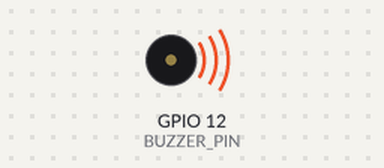
Simulated run of this program. Board: Raspberry Pi (BCM pin numbers). Parts: buzzer (waves = sounding). At 14.0 s the program stops and its outputs stay as they are.

Above: at 0.1 s.
At 14.1 s:
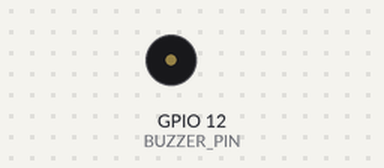
Timing chart, 0 to 15.5 s (numbered marks = the images above):
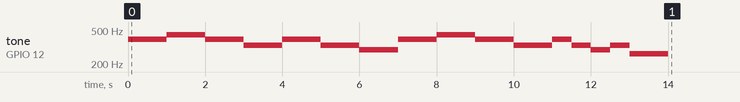

The program:

piezo_buzzer-task.py
```python
import RPi.GPIO as GPIO
import time

BUZZER_PIN = 12

GPIO.setmode(GPIO.BCM)
GPIO.setup(BUZZER_PIN, GPIO.OUT)

pwm = GPIO.PWM(BUZZER_PIN, 1)
pwm.start(10)

melody = [262, 294, 330, 349, 392, 440, 494]
a = [4,4,5,5,4,4,2,2,4,4,2,2,1,1,4,4,5,5,4,4,2,2,4,2,1,2,0,0]
for i in a:
        pwm.ChangeFrequency(melody[i])
        time.sleep(0.5)
pwm.stop()
GPIO.cleanup()
```

Measured:
- by itself, tone on GPIO 12 (BUZZER_PIN): plays 392 Hz for 1.0 s, 440 Hz for 1.0 s, 392 Hz for 1.0 s, 330 Hz for 1.0 s, 392 Hz for 1.0 s, 330 Hz for 1.0 s … (16 notes in this stretch)
